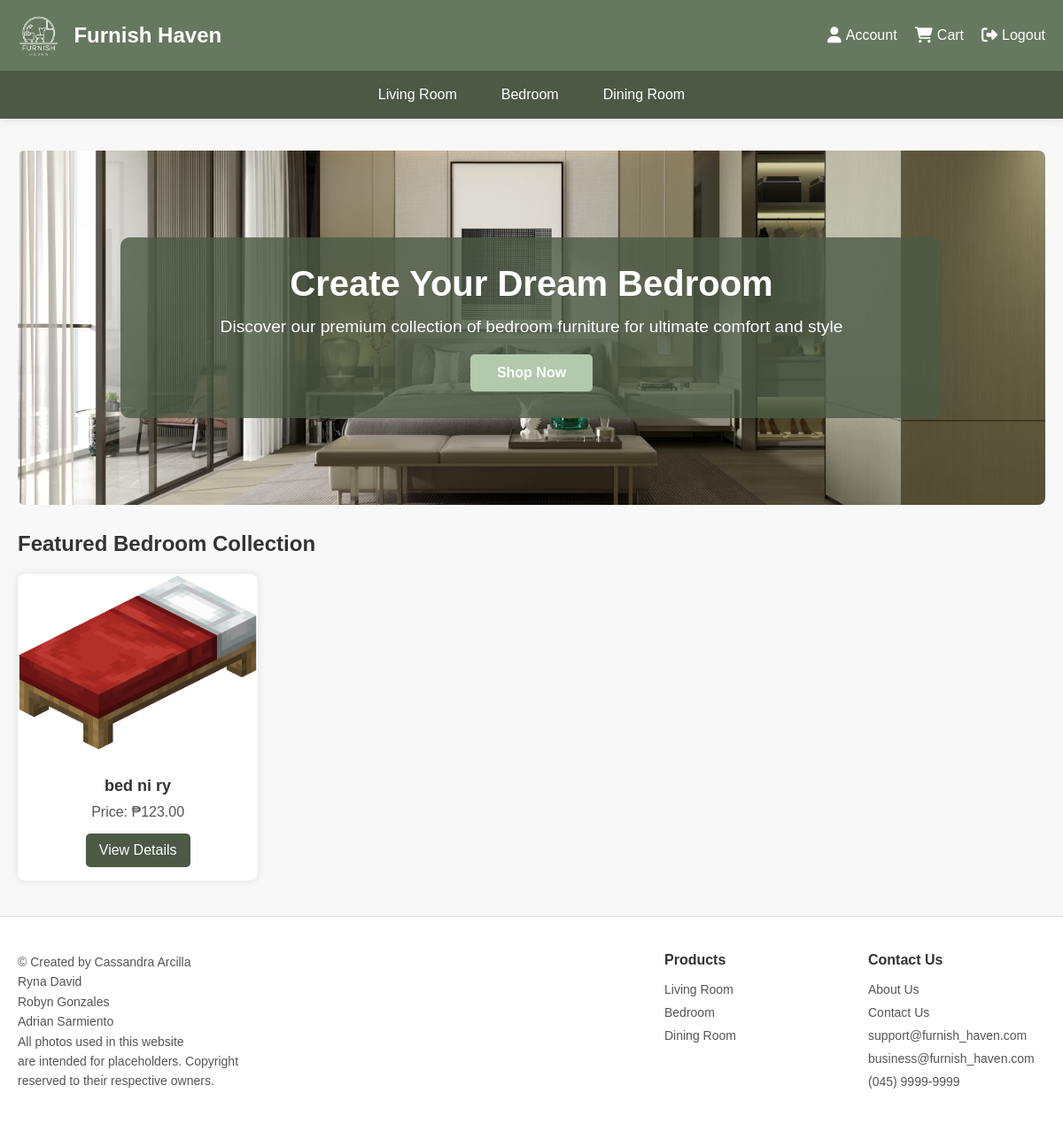
/bedroom.php, run on an earlier commit of the app's database.
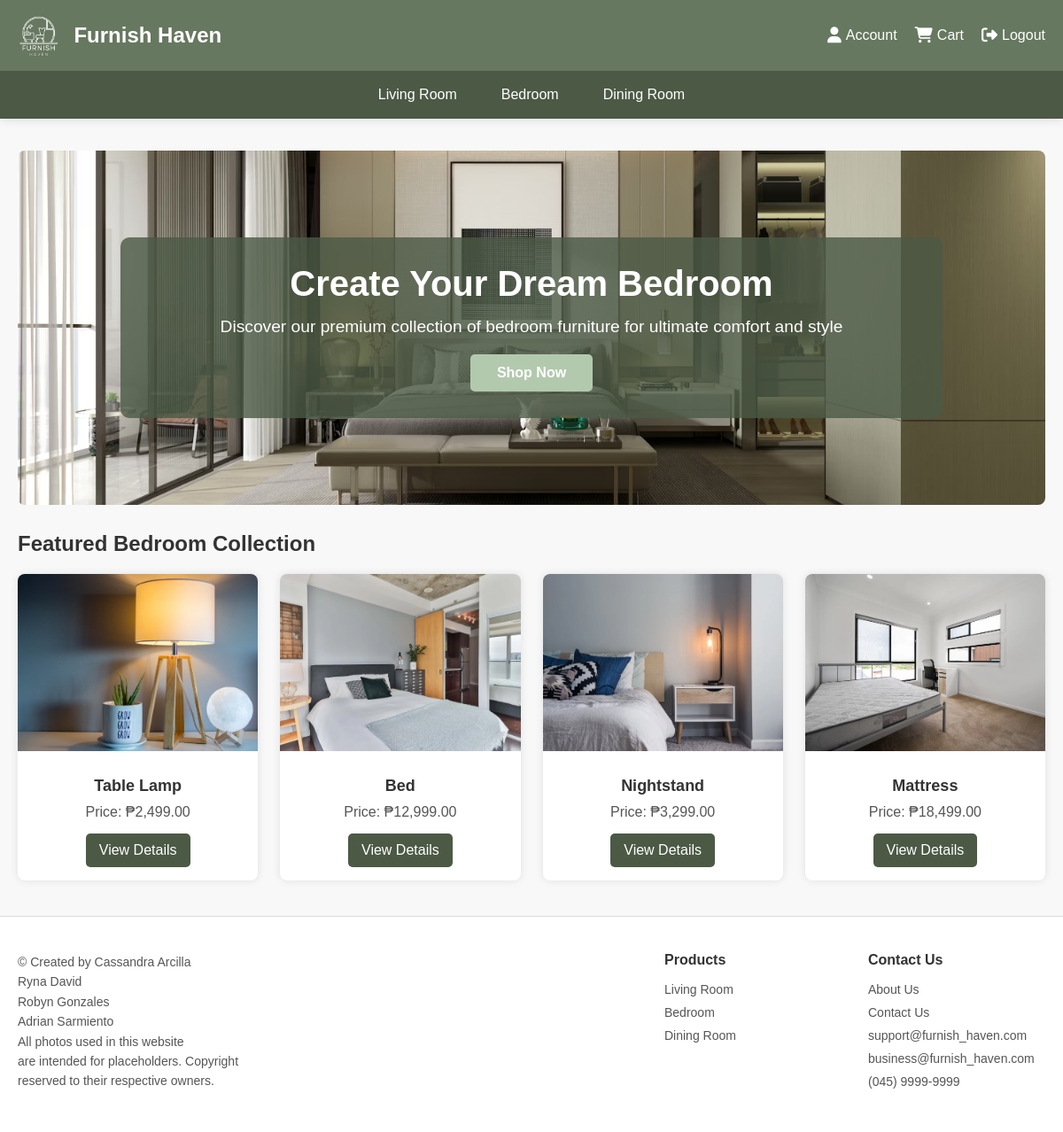
And on a later commit of the database.
### tables this page shows
CREATE TABLE `products` (
  `id` int(11) NOT NULL,
  `main_image` varchar(255) NOT NULL,
  `name` varchar(100) NOT NULL,
  `price` decimal(10,2) NOT NULL,
  `description` text NOT NULL,
  `stock` int(11) DEFAULT 0,
  `category` enum('Living Room','Bedroom','Dining Room') NOT NULL
);

### bedroom.php (the view, shortened to what the changed rows need)
<?php
$servername = "localhost";
$username = "root";
$password = "";
$dbname = "furn_db";
$conn = new mysqli($servername, $username, $password, $dbname);
$products = [];
$sql = "SELECT id, main_image, name, price, description FROM products WHERE category = 'Bedroom'";
$result = $conn->query($sql);
if ($result->num_rows > 0) {
    while($row = $result->fetch_assoc()) {
        $products[] = [
            "id" => $row['id'],
            "img" => "uploads/products/" . $row['main_image'],
            "name" => $row['name'],
            "price" => "₱" . number_format($row['price'], 2),
            "description" => $row['description'],
            "dimensions" => "Varies",
            "materials" => "Varies",
            "colors" => [],
            "reviews" => []
        ];
    }
}
$selected_product = null;
?>
<!DOCTYPE html>
<html lang="en">
<head>
    <link rel="stylesheet" href="css/bedroom.css">
    <link rel="stylesheet" href="https://cdnjs.cloudflare.com/ajax/libs/font-awesome/6.6.0/css/all.min.css">
</head>
<body>
    <div class="container">
        <?php if ($selected_product): ?>
            <div class="product-detail-container">
                <div class="product-gallery">
                    <img id="main-image" src="<?php echo $selected_product['img']; ?>" alt="<?php echo $selected_product['name']; ?>" class="main-image">
                </div>
                <div class="product-info">
                    <h1><?php echo $selected_product['name']; ?></h1>
                    <div class="price"><?php echo $selected_product['price']; ?></div>
                    <div class="description"><?php echo $selected_product['description']; ?></div>
                    <div class="customization-option">
                        <h3>Quantity</h3>
                        <input type="number" min="1" value="1" style="padding: 8px; width: 60px; border: 1px solid #ddd; border-radius: 4px;">
                    </div>
                    <div class="action-buttons">
                        <button class="btn btn-primary" onclick="addToCart()">Add to Cart</button>
                        <button class="btn btn-secondary" onclick="addToWishlist()">Save to Wishlist</button>
                    </div>
                    <div class="shipping-info">
                        <p><strong>Shipping:</strong> Free standard shipping (3-5 business days). Express shipping available at checkout.</p>
                        <p><strong>Returns:</strong> 30-day easy returns. <a href="#">Learn more</a></p>
                    </div>
                </div>
            </div>
            <div class="specs-section">
                <h2>Product Specifications</h2>
                <div class="specs-grid">
                    <div class="spec-item">
                        <h3>Dimensions</h3>
                        <p><?php echo $selected_product['dimensions']; ?></p>
                    </div>
                    <div class="spec-item">
                        <h3>Materials</h3>
                        <p><?php echo $selected_product['materials']; ?></p>
                    </div>
                </div>
            </div>
        <?php else: ?>
            <div class="hero">
                <div class="hero-content">
                    <h1>Create Your Dream Bedroom</h1>
                </div>
            </div>
            <h2 id="featured">Featured Bedroom Collection</h2>
            <?php if (!$selected_product): ?>
    <div class="product-grid">
        <?php foreach ($products as $product): ?>
            <div class="product-card">
                <img src="<?php echo $product['img']; ?>" alt="<?php echo $product['name']; ?>">
                <div class="product-card-content">
                    <h3><?php echo $product['name']; ?></h3>
                    <p>Price: <?php echo $product['price']; ?></p>
                    <a href="product_details.php?id=<?php echo $product['id']; ?>">View Details</a>
                </div>
            </div>
        <?php endforeach; ?>
    </div>
<?php endif; ?>
        <?php endif; ?>
    </div>
</body>
</html>

What changed in the data, as far as the page shows it:
no longer on this page (row edited): products: name "bed ni ry", price "₱123.00"
added products: shows a picture, name "Table Lamp", price "₱2,499.00"
added products: shows a picture, name "Bed", price "₱12,999.00"
added products: shows a picture, name "Nightstand", price "₱3,299.00"
added products: shows a picture, name "Mattress", price "₱18,499.00"
